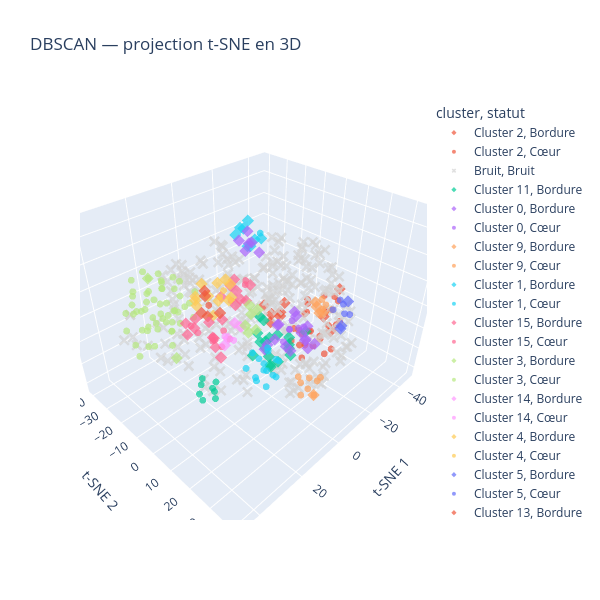

The code cell stored with this chart in its notebook:
### Code cell
tsne_3d = TSNE(
    n_components=3,
    metric="cosine",
    perplexity=30,
    init="random",
    learning_rate="auto",
    random_state=42
)

coord_3d = tsne_3d.fit_transform(matrice_tfidf_sublinear.toarray())

visu_3d = visualisation.copy()
visu_3d[["t-SNE 1", "t-SNE 2", "t-SNE 3"]] = coord_3d

fig = px.scatter_3d(
    visu_3d,
    x="t-SNE 1",
    y="t-SNE 2",
    z="t-SNE 3",
    color="cluster",
    symbol="statut",
    symbol_map={"Cœur": "circle", "Bordure": "diamond", "Bruit": "x"},
    color_discrete_map={"Bruit": "lightgray"},
    hover_data=["id", "statut"],
    opacity=0.7,
    title="DBSCAN — projection t-SNE en 3D",
    height=600,
    width=600
)

fig.update_traces(marker_size=4)
fig.update_layout(scene_aspectmode="data")
fig.show()

### Figure 1 — Plotly figure (JSON) as saved in the notebook; plotly's stock layout.template omitted (floating-point values rounded to 4 significant figures; data arrays with more than 128 entries replaced by an {"elided": "..."} marker saying what was removed)
{"data": [{"customdata": [[1, "Bordure"], [2, "Bordure"], [19, "Bordure"], [61, "Bordure"], [365, "Bordure"], [413, "Bordure"], [446, "Bordure"], [494, "Bordure"], [495, "Bordure"]], "hovertemplate": "cluster=Cluster 2<br>statut=%{customdata[1]}<br>t-SNE 1=%{x}<br>t-SNE 2=%{y}<br>t-SNE 3=%{z}<br>id=%{customdata[0]}<extra></extra>", "legendgroup": "Cluster 2, Bordure", "marker": {"color": "#EF553B", "opacity": 0.7, "size": 4, "symbol": "diamond"}, "mode": "markers", "name": "Cluster 2, Bordure", "scene": "scene", "showlegend": true, "type": "scatter3d", "x": [7.7, 7.304, 3.761, -8.361, 3.771, -7.396, -13.81, 6.413, 3.717], "y": [15.38, 12.16, 16.08, 24.91, 12.17, 29.03, 26.42, 18.43, 17.78], "z": [8.658, 13.73, 11.03, 7.517, 8.317, 4.137, 16.83, 11.95, 15.52]}, {"customdata": [[18, "Cœur"], [20, "Cœur"], [21, "Cœur"], [22, "Cœur"], [23, "Cœur"], [24, "Cœur"], [25, "Cœur"], [60, "Cœur"], [171, "Cœur"], [172, "Cœur"], [173, "Cœur"], [174, "Cœur"], [175, "Cœur"], [176, "Cœur"], [277, "Cœur"], [340, "Cœur"], [341, "Cœur"], [359, "Cœur"], [360, "Cœur"], [440, "Cœur"], [441, "Cœur"], [442, "Cœur"], [443, "Cœur"], [487, "Cœur"], [488, "Cœur"], [496, "Cœur"], [497, "Cœur"]], "hovertemplate": "cluster=Cluster 2<br>statut=%{customdata[1]}<br>t-SNE 1=%{x}<br>t-SNE 2=%{y}<br>t-SNE 3=%{z}<br>id=%{customdata[0]}<extra></extra>", "legendgroup": "Cluster 2, Cœur", "marker": {"color": "#EF553B", "opacity": 0.7, "size": 4, "symbol": "circle"}, "mode": "markers", "name": "Cluster 2, Cœur", "scene": "scene", "showlegend": true, "type": "scatter3d", "x": [-3.801, 1.621, -4.446, 1.361, 2.75, -3.144, -9.394, 2.698, -5.965, -1.133, -3.521, 0.738, 0.1332, -9.05, -12.64, 1.602, 0.7815, 5.641, 4.76, -5.569, -3.934, -3.004, -7.453, -2.145, -2.585, -0.9953, -2.052], "y": [20.26, 23.37, 22.22, 27.27, 32.26, 33.7, 27.79, 25.54, 19.7, 18.18, 21.38, 33.08, 35.09, 23.9, 27.18, 19.68, 21.92, 27.31, 28.05, 27.6, 30.33, 29.44, 32.15, 26.19, 22.4, 23.28, 28.66], "z": [8.544, 0.06266, 2.112, 7.91, 8.216, 11.48, 16.54, -3.661, 11.55, 2.779, 15.09, 1.476, 4.308, 15.26, 12.95, -0.2431, 5.145, 9.208, 5.494, 12.04, 9.049, 14.85, 9.867, -0.8599, -2.913, 12.28, 4.747]}, {"customdata": {"elided": "246x2 mixed values"}, "hovertemplate": "cluster=Bruit<br>statut=%{customdata[1]}<br>t-SNE 1=%{x}<br>t-SNE 2=%{y}<br>t-SNE 3=%{z}<br>id=%{customdata[0]}<extra></extra>", "legendgroup": "Bruit, Bruit", "marker": {"color": "lightgray", "opacity": 0.7, "size": 4, "symbol": "x"}, "mode": "markers", "name": "Bruit, Bruit", "scene": "scene", "showlegend": true, "type": "scatter3d", "x": {"elided": "246 float values"}, "y": {"elided": "246 float values"}, "z": {"elided": "246 float values"}}, {"customdata": [[4, "Bordure"], [96, "Bordure"], [97, "Bordure"], [120, "Bordure"], [143, "Bordure"], [147, "Bordure"], [159, "Bordure"], [207, "Bordure"], [209, "Bordure"], [210, "Bordure"], [216, "Bordure"], [217, "Bordure"], [232, "Bordure"], [281, "Bordure"], [331, "Bordure"], [364, "Bordure"], [450, "Bordure"], [469, "Bordure"]], "hovertemplate": "cluster=Cluster 11<br>statut=%{customdata[1]}<br>t-SNE 1=%{x}<br>t-SNE 2=%{y}<br>t-SNE 3=%{z}<br>id=%{customdata[0]}<extra></extra>", "legendgroup": "Cluster 11, Bordure", "marker": {"color": "#00cc96", "opacity": 0.7, "size": 4, "symbol": "diamond"}, "mode": "markers", "name": "Cluster 11, Bordure", "scene": "scene", "showlegend": true, "type": "scatter3d", "x": [-17.91, -1.44, -4.27, -12.67, -8.686, 0.4343, -16.89, 1.276, -2.041, -4.494, -12.57, -8.369, -11.03, -4.751, -9.811, -5.048, -2.838, -13.76], "y": [-14.2, 7.701, 2.06, 7.82, 10.06, 3.778, -11.13, 0.76, 4.488, 4.647, 6.986, -6.268, 8.088, 8.455, 3.167, 3.338, 5.396, 13.6], "z": [-17.53, -21.58, -13.87, -22.25, -13.38, -10.47, -17.28, -18.26, -14.68, -24.33, -19.14, -16.75, -12.29, -20.46, -13.02, -21.14, -9.494, -7.978]}, {"customdata": [[6, "Bordure"], [107, "Bordure"], [141, "Bordure"], [184, "Bordure"], [267, "Bordure"], [268, "Bordure"], [274, "Bordure"], [275, "Bordure"], [327, "Bordure"], [351, "Bordure"], [386, "Bordure"], [387, "Bordure"], [424, "Bordure"], [438, "Bordure"], [498, "Bordure"]], "hovertemplate": "cluster=Cluster 0<br>statut=%{customdata[1]}<br>t-SNE 1=%{x}<br>t-SNE 2=%{y}<br>t-SNE 3=%{z}<br>id=%{customdata[0]}<extra></extra>", "legendgroup": "Cluster 0, Bordure", "marker": {"color": "#ab63fa", "opacity": 0.7, "size": 4, "symbol": "diamond"}, "mode": "markers", "name": "Cluster 0, Bordure", "scene": "scene", "showlegend": true, "type": "scatter3d", "x": [-20.28, -15.55, -14.52, -19.74, -24.91, -24.67, -19.95, -11.59, -19.21, -18.13, -26.29, -25.33, -13.73, -16.79, -19.5], "y": [8.657, -2.099, -6.553, 13.87, -1.36, 5.568, -0.9223, -5.214, 2.264, -3.677, -1.533, 2.659, -1.646, 12.93, 9.941], "z": [-18.74, -14.19, -26.31, -17.2, -12.07, -22.27, -27.1, -26.34, -27.29, -16.17, -15.01, -21.05, -20.34, -18.17, -10.44]}, {"customdata": [[67, "Cœur"], [212, "Cœur"], [302, "Cœur"], [352, "Cœur"], [382, "Cœur"], [415, "Cœur"]], "hovertemplate": "cluster=Cluster 0<br>statut=%{customdata[1]}<br>t-SNE 1=%{x}<br>t-SNE 2=%{y}<br>t-SNE 3=%{z}<br>id=%{customdata[0]}<extra></extra>", "legendgroup": "Cluster 0, Cœur", "marker": {"color": "#ab63fa", "opacity": 0.7, "size": 4, "symbol": "circle"}, "mode": "markers", "name": "Cluster 0, Cœur", "scene": "scene", "showlegend": true, "type": "scatter3d", "x": [-16.42, -18.88, -18.37, -18.24, -18.88, -23.05], "y": [0.6738, 1.499, 6.5, 3.127, 1.499, 5.484], "z": [-21.75, -16.26, -12.68, -10.71, -16.26, -15.08]}, {"customdata": [[55, "Bordure"], [84, "Bordure"], [389, "Bordure"], [393, "Bordure"]], "hovertemplate": "cluster=Cluster 9<br>statut=%{customdata[1]}<br>t-SNE 1=%{x}<br>t-SNE 2=%{y}<br>t-SNE 3=%{z}<br>id=%{customdata[0]}<extra></extra>", "legendgroup": "Cluster 9, Bordure", "marker": {"color": "#FFA15A", "opacity": 0.7, "size": 4, "symbol": "diamond"}, "mode": "markers", "name": "Cluster 9, Bordure", "scene": "scene", "showlegend": true, "type": "scatter3d", "x": [-30.56, -37.06, -34.56, -39.77], "y": [4.64, 0.5506, 3.956, 2.108], "z": [-7.152, -14.55, -14.79, -18.38]}, {"customdata": [[7, "Cœur"], [83, "Cœur"], [394, "Cœur"], [403, "Cœur"]], "hovertemplate": "cluster=Cluster 9<br>statut=%{customdata[1]}<br>t-SNE 1=%{x}<br>t-SNE 2=%{y}<br>t-SNE 3=%{z}<br>id=%{customdata[0]}<extra></extra>", "legendgroup": "Cluster 9, Cœur", "marker": {"color": "#FFA15A", "opacity": 0.7, "size": 4, "symbol": "circle"}, "mode": "markers", "name": "Cluster 9, Cœur", "scene": "scene", "showlegend": true, "type": "scatter3d", "x": [-36.5, -37.86, -39.89, -31.85], "y": [8.71, 2.393, 3.155, 7.457], "z": [-11.7, -10.33, -13.64, -9.837]}, {"customdata": [[8, "Bordure"], [219, "Bordure"], [220, "Bordure"], [240, "Bordure"], [254, "Bordure"], [255, "Bordure"], [262, "Bordure"], [291, "Bordure"]], "hovertemplate": "cluster=Cluster 1<br>statut=%{customdata[1]}<br>t-SNE 1=%{x}<br>t-SNE 2=%{y}<br>t-SNE 3=%{z}<br>id=%{customdata[0]}<extra></extra>", "legendgroup": "Cluster 1, Bordure", "marker": {"color": "#19d3f3", "opacity": 0.7, "size": 4, "symbol": "diamond"}, "mode": "markers", "name": "Cluster 1, Bordure", "scene": "scene", "showlegend": true, "type": "scatter3d", "x": [1.264, -5.062, -1.777, 0.3154, -1.602, -0.6064, 2.262, -2.047], "y": [-7.561, -4.586, -8.341, -1.357, 1.799, -3.398, -2.489, -5.061], "z": [29.86, 26.9, 31.2, 27.58, 30.93, 35.89, 34.37, 25.29]}, {"customdata": [[261, "Cœur"]], "hovertemplate": "cluster=Cluster 1<br>statut=%{customdata[1]}<br>t-SNE 1=%{x}<br>t-SNE 2=%{y}<br>t-SNE 3=%{z}<br>id=%{customdata[0]}<extra></extra>", "legendgroup": "Cluster 1, Cœur", "marker": {"color": "#19d3f3", "opacity": 0.7, "size": 4, "symbol": "circle"}, "mode": "markers", "name": "Cluster 1, Cœur", "scene": "scene", "showlegend": true, "type": "scatter3d", "x": [-3.889], "y": [-0.8107], "z": [31.11]}, {"customdata": [[15, "Bordure"], [16, "Bordure"], [168, "Bordure"], [189, "Bordure"], [191, "Bordure"], [194, "Bordure"], [223, "Bordure"], [303, "Bordure"], [313, "Bordure"], [328, "Bordure"], [329, "Bordure"], [427, "Bordure"], [480, "Bordure"]], "hovertemplate": "cluster=Cluster 15<br>statut=%{customdata[1]}<br>t-SNE 1=%{x}<br>t-SNE 2=%{y}<br>t-SNE 3=%{z}<br>id=%{customdata[0]}<extra></extra>", "legendgroup": "Cluster 15, Bordure", "marker": {"color": "#FF6692", "opacity": 0.7, "size": 4, "symbol": "diamond"}, "mode": "markers", "name": "Cluster 15, Bordure", "scene": "scene", "showlegend": true, "type": "scatter3d", "x": [-8.34, -6.632, -3.134, 10.39, 13.26, 20.15, 3.563, 2.692, 19.18, -3.342, -7.093, -16.75, -5.672], "y": [-17.97, -19.56, -10.35, -11.52, -6.805, 4.201, -13.58, -14.64, -0.12, -13.35, -11.44, -18.8, -16.35], "z": [-1.95, 0.503, 0.1909, -11.36, -11.71, -5.828, -7.513, 2.092, -0.3665, -3.985, -2.883, -3.315, 5.217]}, {"customdata": [[190, "Cœur"], [192, "Cœur"], [234, "Cœur"], [278, "Cœur"], [307, "Cœur"], [314, "Cœur"], [330, "Cœur"], [484, "Cœur"], [485, "Cœur"]], "hovertemplate": "cluster=Cluster 15<br>statut=%{customdata[1]}<br>t-SNE 1=%{x}<br>t-SNE 2=%{y}<br>t-SNE 3=%{z}<br>id=%{customdata[0]}<extra></extra>", "legendgroup": "Cluster 15, Cœur", "marker": {"color": "#FF6692", "opacity": 0.7, "size": 4, "symbol": "circle"}, "mode": "markers", "name": "Cluster 15, Cœur", "scene": "scene", "showlegend": true, "type": "scatter3d", "x": [12.34, 16.75, 12.2, 14.41, 14.82, 18.31, -1.022, -11.01, -8.409], "y": [-9.382, -2.602, 0.1243, -0.444, -6.243, 2.841, -13.19, -15.47, -13.07], "z": [-8.696, -4.013, -4.477, 0.07083, -7.575, -2.931, -0.6835, 2.869, 3.229]}, {"customdata": [[152, "Bordure"], [489, "Bordure"]], "hovertemplate": "cluster=Cluster 3<br>statut=%{customdata[1]}<br>t-SNE 1=%{x}<br>t-SNE 2=%{y}<br>t-SNE 3=%{z}<br>id=%{customdata[0]}<extra></extra>", "legendgroup": "Cluster 3, Bordure", "marker": {"color": "#B6E880", "opacity": 0.7, "size": 4, "symbol": "diamond"}, "mode": "markers", "name": "Cluster 3, Bordure", "scene": "scene", "showlegend": true, "type": "scatter3d", "x": [37.04, 28.68], "y": [2.594, -21.7], "z": [3.177, 18.41]}, {"customdata": [[26, "Cœur"], [36, "Cœur"], [41, "Cœur"], [56, "Cœur"], [58, "Cœur"], [63, "Cœur"], [64, "Cœur"], [65, "Cœur"], [68, "Cœur"], [71, "Cœur"], [72, "Cœur"], [73, "Cœur"], [95, "Cœur"], [98, "Cœur"], [102, "Cœur"], [116, "Cœur"], [124, "Cœur"], [138, "Cœur"], [139, "Cœur"], [144, "Cœur"], [167, "Cœur"], [169, "Cœur"], [170, "Cœur"], [177, "Cœur"], [178, "Cœur"], [185, "Cœur"], [237, "Cœur"], [239, "Cœur"], [276, "Cœur"], [288, "Cœur"], [289, "Cœur"], [315, "Cœur"], [322, "Cœur"], [333, "Cœur"], [334, "Cœur"], [335, "Cœur"], [336, "Cœur"], [347, "Cœur"], [366, "Cœur"], [372, "Cœur"], [373, "Cœur"], [397, "Cœur"], [423, "Cœur"], [432, "Cœur"], [433, "Cœur"], [447, "Cœur"], [448, "Cœur"], [467, "Cœur"], [470, "Cœur"], [471, "Cœur"], [476, "Cœur"], [491, "Cœur"], [493, "Cœur"]], "hovertemplate": "cluster=Cluster 3<br>statut=%{customdata[1]}<br>t-SNE 1=%{x}<br>t-SNE 2=%{y}<br>t-SNE 3=%{z}<br>id=%{customdata[0]}<extra></extra>", "legendgroup": "Cluster 3, Cœur", "marker": {"color": "#B6E880", "opacity": 0.7, "size": 4, "symbol": "circle"}, "mode": "markers", "name": "Cluster 3, Cœur", "scene": "scene", "showlegend": true, "type": "scatter3d", "x": [30.63, 35.17, 37.08, 44.45, 41.95, 44.3, 39.9, 42.52, 31.61, 34.28, 32.61, 25.41, 32.1, 35.41, 30.83, 40.62, 41.12, 38.57, 33.68, 28.6, 25.38, 27.96, 34.04, 25.61, 30.69, 26.62, 27.66, 27.71, 30.09, 30.13, 29.66, 23.78, 39.17, 36.47, 30.06, 25.55, 27.76, 38.05, 25.5, 39.19, 32.24, 43.57, 36.34, 37.95, 40.62, 46.32, 46.03, 37.92, 34.1, 35.95, 38.42, 36.48, 43.02], "y": [-2.724, -3.671, 1.59, -8.335, -10.98, -6.699, -7.232, -8.689, -7.594, -5.017, -7.589, -11.62, -5.654, -10.77, -18.77, -9.576, -5.571, -11.93, -8.127, -14.09, -17.16, -16.72, 1.747, -0.3582, 3.285, -11.51, -11.68, -16.47, -0.1529, 3.988, -14.91, -14.98, -3.13, 0.2429, -4.75, -8.001, -5.382, -15.76, -18.44, -5.776, -13.76, -2.088, -12.84, -8.05, -4.471, -3.411, -9.532, -16.29, -12.32, -12.06, -15.23, -7.084, -13.8], "z": [10.68, 13.07, 13.3, 6.417, 19.37, 19.26, 18.52, 23.92, 11.79, 27.4, 22.56, 21.88, 6.769, 11.29, 15.56, 9.633, 11.84, 14.77, 17.07, 17.87, 8.981, 3.953, 19.06, 21.61, 21.5, 9.156, 4.89, 22.11, 18.18, 16.32, 7.713, 6.14, 15.04, 6.672, 22.68, 21.99, 18.63, 12.52, 16.94, 4.41, 15.29, 8.929, 6.831, 23.06, 22.94, 5.888, 12.26, 19.9, 24.91, 28.19, 24.85, 9.177, 15.26]}, {"customdata": [[29, "Bordure"], [188, "Bordure"], [305, "Bordure"], [454, "Bordure"]], "hovertemplate": "cluster=Cluster 14<br>statut=%{customdata[1]}<br>t-SNE 1=%{x}<br>t-SNE 2=%{y}<br>t-SNE 3=%{z}<br>id=%{customdata[0]}<extra></extra>", "legendgroup": "Cluster 14, Bordure", "marker": {"color": "#FF97FF", "opacity": 0.7, "size": 4, "symbol": "diamond"}, "mode": "markers", "name": "Cluster 14, Bordure", "scene": "scene", "showlegend": true, "type": "scatter3d", "x": [-2.924, -0.4223, 2.435, -2.942], "y": [-13.64, -15.04, -14.07, -10.33], "z": [-12.69, -19.86, -21.21, -12.79]}, {"customdata": [[187, "Cœur"], [306, "Cœur"]], "hovertemplate": "cluster=Cluster 14<br>statut=%{customdata[1]}<br>t-SNE 1=%{x}<br>t-SNE 2=%{y}<br>t-SNE 3=%{z}<br>id=%{customdata[0]}<extra></extra>", "legendgroup": "Cluster 14, Cœur", "marker": {"color": "#FF97FF", "opacity": 0.7, "size": 4, "symbol": "circle"}, "mode": "markers", "name": "Cluster 14, Cœur", "scene": "scene", "showlegend": true, "type": "scatter3d", "x": [2.667, 1.2], "y": [-13.5, -9.896], "z": [-16.16, -17.02]}, {"customdata": [[30, "Bordure"], [32, "Bordure"], [34, "Bordure"], [92, "Bordure"], [100, "Bordure"], [259, "Bordure"], [287, "Bordure"], [294, "Bordure"], [325, "Bordure"], [462, "Bordure"], [463, "Bordure"], [499, "Bordure"]], "hovertemplate": "cluster=Cluster 4<br>statut=%{customdata[1]}<br>t-SNE 1=%{x}<br>t-SNE 2=%{y}<br>t-SNE 3=%{z}<br>id=%{customdata[0]}<extra></extra>", "legendgroup": "Cluster 4, Bordure", "marker": {"color": "#FECB52", "opacity": 0.7, "size": 4, "symbol": "diamond"}, "mode": "markers", "name": "Cluster 4, Bordure", "scene": "scene", "showlegend": true, "type": "scatter3d", "x": [-5.493, 2.254, -1.199, -13.32, -9.008, -13.08, -11.88, -0.1001, -8.481, 0.835, 3.309, -0.3803], "y": [-26.06, -30.88, -27.26, -26.84, -23.54, -29.79, -25.66, -23.38, -29.64, -33.0, -30.08, -29.85], "z": [-9.219, -10.26, -5.322, -11.5, -9.459, -3.845, -3.71, -12.57, -3.399, -7.374, -6.621, -0.3532]}, {"customdata": [[146, "Cœur"], [395, "Cœur"]], "hovertemplate": "cluster=Cluster 4<br>statut=%{customdata[1]}<br>t-SNE 1=%{x}<br>t-SNE 2=%{y}<br>t-SNE 3=%{z}<br>id=%{customdata[0]}<extra></extra>", "legendgroup": "Cluster 4, Cœur", "marker": {"color": "#FECB52", "opacity": 0.7, "size": 4, "symbol": "circle"}, "mode": "markers", "name": "Cluster 4, Cœur", "scene": "scene", "showlegend": true, "type": "scatter3d", "x": [-10.84, -9.606], "y": [-28.67, -29.79], "z": [-7.828, -10.89]}, {"customdata": [[456, "Bordure"], [464, "Bordure"], [486, "Bordure"]], "hovertemplate": "cluster=Cluster 5<br>statut=%{customdata[1]}<br>t-SNE 1=%{x}<br>t-SNE 2=%{y}<br>t-SNE 3=%{z}<br>id=%{customdata[0]}<extra></extra>", "legendgroup": "Cluster 5, Bordure", "marker": {"color": "#636efa", "opacity": 0.7, "size": 4, "symbol": "diamond"}, "mode": "markers", "name": "Cluster 5, Bordure", "scene": "scene", "showlegend": true, "type": "scatter3d", "x": [-33.13, -41.4, -35.89], "y": [16.11, 12.79, 14.64], "z": [-15.71, -7.971, -16.6]}, {"customdata": [[31, "Cœur"], [104, "Cœur"], [354, "Cœur"], [436, "Cœur"], [437, "Cœur"]], "hovertemplate": "cluster=Cluster 5<br>statut=%{customdata[1]}<br>t-SNE 1=%{x}<br>t-SNE 2=%{y}<br>t-SNE 3=%{z}<br>id=%{customdata[0]}<extra></extra>", "legendgroup": "Cluster 5, Cœur", "marker": {"color": "#636efa", "opacity": 0.7, "size": 4, "symbol": "circle"}, "mode": "markers", "name": "Cluster 5, Cœur", "scene": "scene", "showlegend": true, "type": "scatter3d", "x": [-36.11, -32.41, -40.38, -34.07, -37.91], "y": [14.22, 12.09, 9.66, 16.56, 16.54], "z": [-6.189, -8.053, -8.394, -8.544, -10.92]}, {"customdata": [[47, "Bordure"], [249, "Bordure"], [298, "Bordure"], [310, "Bordure"], [311, "Bordure"]], "hovertemplate": "cluster=Cluster 13<br>statut=%{customdata[1]}<br>t-SNE 1=%{x}<br>t-SNE 2=%{y}<br>t-SNE 3=%{z}<br>id=%{customdata[0]}<extra></extra>", "legendgroup": "Cluster 13, Bordure", "marker": {"color": "#EF553B", "opacity": 0.7, "size": 4, "symbol": "diamond"}, "mode": "markers", "name": "Cluster 13, Bordure", "scene": "scene", "showlegend": true, "type": "scatter3d", "x": [13.69, 15.91, 14.21, 19.82, 20.32], "y": [-2.775, -7.738, -9.805, -5.233, -1.425], "z": [6.167, 14.0, 10.17, 8.039, 8.871]}, {"customdata": [[162, "Cœur"]], "hovertemplate": "cluster=Cluster 13<br>statut=%{customdata[1]}<br>t-SNE 1=%{x}<br>t-SNE 2=%{y}<br>t-SNE 3=%{z}<br>id=%{customdata[0]}<extra></extra>", "legendgroup": "Cluster 13, Cœur", "marker": {"color": "#EF553B", "opacity": 0.7, "size": 4, "symbol": "circle"}, "mode": "markers", "name": "Cluster 13, Cœur", "scene": "scene", "showlegend": true, "type": "scatter3d", "x": [16.47], "y": [-5.225], "z": [9.52]}, {"customdata": [[48, "Cœur"], [69, "Cœur"], [238, "Cœur"], [319, "Cœur"], [332, "Cœur"], [371, "Cœur"], [396, "Cœur"], [490, "Cœur"]], "hovertemplate": "cluster=Cluster 6<br>statut=%{customdata[1]}<br>t-SNE 1=%{x}<br>t-SNE 2=%{y}<br>t-SNE 3=%{z}<br>id=%{customdata[0]}<extra></extra>", "legendgroup": "Cluster 6, Cœur", "marker": {"color": "#00cc96", "opacity": 0.7, "size": 4, "symbol": "circle"}, "mode": "markers", "name": "Cluster 6, Cœur", "scene": "scene", "showlegend": true, "type": "scatter3d", "x": [37.71, 34.71, 31.11, 31.21, 33.99, 34.82, 34.11, 36.07], "y": [13.87, 12.02, 14.16, 13.29, 10.19, 16.92, 17.12, 13.14], "z": [-4.239, -0.8754, -3.322, -7.99, -5.227, -1.625, -6.413, -8.624]}, {"customdata": [[75, "Bordure"], [77, "Bordure"], [195, "Bordure"], [226, "Bordure"], [361, "Bordure"], [418, "Bordure"]], "hovertemplate": "cluster=Cluster 7<br>statut=%{customdata[1]}<br>t-SNE 1=%{x}<br>t-SNE 2=%{y}<br>t-SNE 3=%{z}<br>id=%{customdata[0]}<extra></extra>", "legendgroup": "Cluster 7, Bordure", "marker": {"color": "#ab63fa", "opacity": 0.7, "size": 4, "symbol": "diamond"}, "mode": "markers", "name": "Cluster 7, Bordure", "scene": "scene", "showlegend": true, "type": "scatter3d", "x": [-13.64, -10.21, -12.47, -9.636, -10.07, -12.39], "y": [-14.82, -12.78, -15.71, -17.47, -14.53, -9.566], "z": [18.8, 20.48, 23.59, 20.07, 16.67, 17.05]}, {"customdata": [[383, "Bordure"]], "hovertemplate": "cluster=Cluster 8<br>statut=%{customdata[1]}<br>t-SNE 1=%{x}<br>t-SNE 2=%{y}<br>t-SNE 3=%{z}<br>id=%{customdata[0]}<extra></extra>", "legendgroup": "Cluster 8, Bordure", "marker": {"color": "#FFA15A", "opacity": 0.7, "size": 4, "symbol": "diamond"}, "mode": "markers", "name": "Cluster 8, Bordure", "scene": "scene", "showlegend": true, "type": "scatter3d", "x": [10.84], "y": [37.61], "z": [-6.819]}, {"customdata": [[79, "Cœur"], [80, "Cœur"], [81, "Cœur"], [148, "Cœur"], [338, "Cœur"], [339, "Cœur"], [385, "Cœur"], [457, "Cœur"]], "hovertemplate": "cluster=Cluster 8<br>statut=%{customdata[1]}<br>t-SNE 1=%{x}<br>t-SNE 2=%{y}<br>t-SNE 3=%{z}<br>id=%{customdata[0]}<extra></extra>", "legendgroup": "Cluster 8, Cœur", "marker": {"color": "#FFA15A", "opacity": 0.7, "size": 4, "symbol": "circle"}, "mode": "markers", "name": "Cluster 8, Cœur", "scene": "scene", "showlegend": true, "type": "scatter3d", "x": [16.19, 14.05, 12.64, 15.5, 11.15, 16.37, 8.231, 11.76], "y": [36.71, 40.03, 33.53, 34.7, 39.79, 39.29, 36.68, 36.08], "z": [-3.72, -2.883, -2.995, 2.165, 2.382, 0.8172, -3.101, 0.1088]}, {"customdata": [[87, "Cœur"], [88, "Cœur"], [89, "Cœur"], [90, "Cœur"], [200, "Cœur"], [201, "Cœur"], [202, "Cœur"], [203, "Cœur"], [260, "Cœur"], [265, "Cœur"], [266, "Cœur"], [269, "Cœur"], [270, "Cœur"], [406, "Cœur"], [407, "Cœur"]], "hovertemplate": "cluster=Cluster 10<br>statut=%{customdata[1]}<br>t-SNE 1=%{x}<br>t-SNE 2=%{y}<br>t-SNE 3=%{z}<br>id=%{customdata[0]}<extra></extra>", "legendgroup": "Cluster 10, Cœur", "marker": {"color": "#19d3f3", "opacity": 0.7, "size": 4, "symbol": "circle"}, "mode": "markers", "name": "Cluster 10, Cœur", "scene": "scene", "showlegend": true, "type": "scatter3d", "x": [19.19, 11.21, 15.63, 16.54, 14.38, 15.31, 21.16, 20.25, 17.85, 12.99, 13.23, 17.65, 15.71, 13.02, 18.06], "y": [24.87, 22.81, 25.77, 21.13, 24.34, 21.47, 22.38, 16.71, 20.19, 19.57, 18.05, 18.48, 15.12, 22.08, 23.77], "z": [0.671, -1.354, -3.683, -3.132, 2.07, 5.754, -3.951, -2.856, 1.965, 1.833, -4.306, -7.4, 0.1213, -7.031, -7.691]}, {"customdata": [[109, "Bordure"], [110, "Bordure"], [186, "Bordure"], [391, "Bordure"], [392, "Bordure"]], "hovertemplate": "cluster=Cluster 12<br>statut=%{customdata[1]}<br>t-SNE 1=%{x}<br>t-SNE 2=%{y}<br>t-SNE 3=%{z}<br>id=%{customdata[0]}<extra></extra>", "legendgroup": "Cluster 12, Bordure", "marker": {"color": "#FF6692", "opacity": 0.7, "size": 4, "symbol": "diamond"}, "mode": "markers", "name": "Cluster 12, Bordure", "scene": "scene", "showlegend": true, "type": "scatter3d", "x": [12.52, 11.61, 1.82, 8.81, 12.63], "y": [-24.63, -21.0, -23.92, -23.58, -25.02], "z": [-16.08, -11.3, -15.19, -9.698, -10.7]}, {"customdata": [[108, "Cœur"], [390, "Cœur"]], "hovertemplate": "cluster=Cluster 12<br>statut=%{customdata[1]}<br>t-SNE 1=%{x}<br>t-SNE 2=%{y}<br>t-SNE 3=%{z}<br>id=%{customdata[0]}<extra></extra>", "legendgroup": "Cluster 12, Cœur", "marker": {"color": "#FF6692", "opacity": 0.7, "size": 4, "symbol": "circle"}, "mode": "markers", "name": "Cluster 12, Cœur", "scene": "scene", "showlegend": true, "type": "scatter3d", "x": [9.03, 8.958], "y": [-26.48, -22.45], "z": [-14.57, -15.81]}, {"customdata": [[115, "Bordure"], [213, "Bordure"], [343, "Bordure"], [353, "Bordure"], [379, "Bordure"], [384, "Bordure"]], "hovertemplate": "cluster=Cluster 16<br>statut=%{customdata[1]}<br>t-SNE 1=%{x}<br>t-SNE 2=%{y}<br>t-SNE 3=%{z}<br>id=%{customdata[0]}<extra></extra>", "legendgroup": "Cluster 16, Bordure", "marker": {"color": "#B6E880", "opacity": 0.7, "size": 4, "symbol": "diamond"}, "mode": "markers", "name": "Cluster 16, Bordure", "scene": "scene", "showlegend": true, "type": "scatter3d", "x": [-14.03, -10.65, -13.97, -10.16, -11.29, -11.33], "y": [-16.59, -12.25, -11.69, -8.962, -14.35, -16.29], "z": [-10.84, -11.64, -10.69, -17.4, -22.44, -19.85]}], "layout": {"height": 600, "legend": {"title": {"text": "cluster, statut"}, "tracegroupgap": 0}, "scene": {"aspectmode": "data", "domain": {"x": [0, 1], "y": [0, 1]}, "xaxis": {"title": {"text": "t-SNE 1"}}, "yaxis": {"title": {"text": "t-SNE 2"}}, "zaxis": {"title": {"text": "t-SNE 3"}}}, "title": {"text": "DBSCAN — projection t-SNE en 3D"}, "width": 600}}
